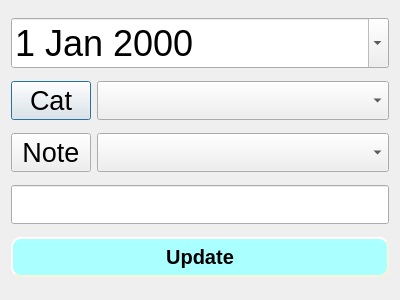
<?xml version="1.0" encoding="UTF-8"?>
<ui version="4.0">
 <class>UpdateDialog</class>
 <widget class="QDialog" name="UpdateDialog">
  <property name="geometry">
   <rect>
    <x>0</x>
    <y>0</y>
    <width>400</width>
    <height>300</height>
   </rect>
  </property>
  <property name="windowTitle">
   <string>Update Dialog</string>
  </property>
  <layout class="QVBoxLayout" name="verticalLayout">
   <item>
    <widget class="QDateEdit" name="edDate">
     <property name="sizePolicy">
      <sizepolicy hsizetype="Minimum" vsizetype="Fixed">
       <horstretch>0</horstretch>
       <verstretch>0</verstretch>
      </sizepolicy>
     </property>
     <property name="sizeIncrement">
      <size>
       <width>0</width>
       <height>0</height>
      </size>
     </property>
     <property name="baseSize">
      <size>
       <width>0</width>
       <height>0</height>
      </size>
     </property>
     <property name="font">
      <font>
       <pointsize>27</pointsize>
      </font>
     </property>
     <property name="calendarPopup">
      <bool>true</bool>
     </property>
    </widget>
   </item>
   <item>
    <layout class="QHBoxLayout" name="horizontalLayout">
     <item>
      <widget class="QPushButton" name="btnCat">
       <property name="sizePolicy">
        <sizepolicy hsizetype="Minimum" vsizetype="Fixed">
         <horstretch>0</horstretch>
         <verstretch>0</verstretch>
        </sizepolicy>
       </property>
       <property name="font">
        <font>
         <pointsize>20</pointsize>
        </font>
       </property>
       <property name="text">
        <string>Cat</string>
       </property>
       <property name="icon">
        <iconset>
         <normalon>:/images/images/plus.png</normalon>
        </iconset>
       </property>
      </widget>
     </item>
     <item>
      <widget class="QComboBox" name="cbCat">
       <property name="sizePolicy">
        <sizepolicy hsizetype="Preferred" vsizetype="Fixed">
         <horstretch>1</horstretch>
         <verstretch>0</verstretch>
        </sizepolicy>
       </property>
       <property name="font">
        <font>
         <pointsize>20</pointsize>
        </font>
       </property>
       <property name="toolTip">
        <string>Select category</string>
       </property>
      </widget>
     </item>
    </layout>
   </item>
   <item>
    <layout class="QHBoxLayout" name="horizontalLayout_2">
     <item>
      <widget class="QPushButton" name="btnNote">
       <property name="sizePolicy">
        <sizepolicy hsizetype="Minimum" vsizetype="Fixed">
         <horstretch>0</horstretch>
         <verstretch>0</verstretch>
        </sizepolicy>
       </property>
       <property name="font">
        <font>
         <pointsize>20</pointsize>
        </font>
       </property>
       <property name="text">
        <string>Note</string>
       </property>
       <property name="icon">
        <iconset>
         <normalon>:/images/images/plus.png</normalon>
        </iconset>
       </property>
      </widget>
     </item>
     <item>
      <widget class="QComboBox" name="cbNote">
       <property name="sizePolicy">
        <sizepolicy hsizetype="Preferred" vsizetype="Fixed">
         <horstretch>1</horstretch>
         <verstretch>0</verstretch>
        </sizepolicy>
       </property>
       <property name="font">
        <font>
         <pointsize>20</pointsize>
        </font>
       </property>
       <property name="toolTip">
        <string>Select Note</string>
       </property>
      </widget>
     </item>
    </layout>
   </item>
   <item>
    <widget class="QLineEdit" name="edAmount">
     <property name="sizePolicy">
      <sizepolicy hsizetype="Expanding" vsizetype="Fixed">
       <horstretch>0</horstretch>
       <verstretch>0</verstretch>
      </sizepolicy>
     </property>
     <property name="font">
      <font>
       <pointsize>20</pointsize>
      </font>
     </property>
     <property name="toolTip">
      <string>Input Amount</string>
     </property>
     <property name="inputMethodHints">
      <set>Qt::ImhFormattedNumbersOnly</set>
     </property>
    </widget>
   </item>
   <item>
    <widget class="QPushButton" name="btnUpdate">
     <property name="sizePolicy">
      <sizepolicy hsizetype="Minimum" vsizetype="Fixed">
       <horstretch>0</horstretch>
       <verstretch>0</verstretch>
      </sizepolicy>
     </property>
     <property name="font">
      <font>
       <pointsize>-1</pointsize>
       <weight>75</weight>
       <italic>false</italic>
       <bold>true</bold>
      </font>
     </property>
     <property name="styleSheet">
      <string notr="true">QPushButton {
    background-color: rgb(170, 255, 255);
    border-style: outset;
    border-width: 2px;
    border-radius: 10px;
    border-color: beige;
    font: bold 20px;
    min-width: 10em;
    padding: 6px;
}
QPushButton:pressed {
    background-color: rgb(224, 0, 0);
    border-style: inset;
}</string>
     </property>
     <property name="text">
      <string>Update</string>
     </property>
    </widget>
   </item>
  </layout>
 </widget>
 <resources/>
 <connections/>
</ui>
